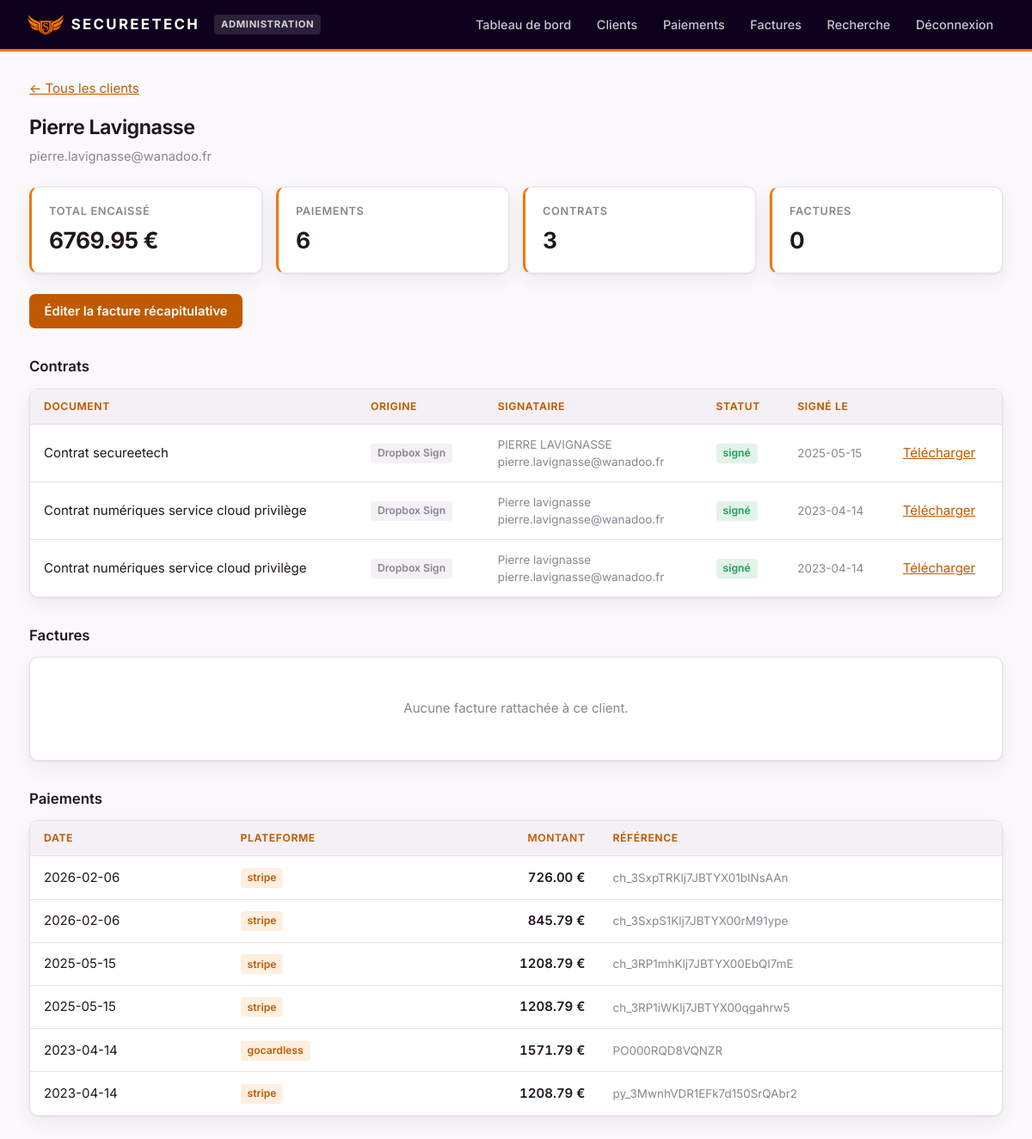
The app's page /client/Pierre Lavignasse (signed in) with its own data.
### tables this page shows
CREATE TABLE paiements (
        id INTEGER PRIMARY KEY AUTOINCREMENT,
        date_paiement TEXT NOT NULL,
        source TEXT NOT NULL,
        montant REAL NOT NULL,
        client_nom TEXT,
        email TEXT,
        statut TEXT DEFAULT 'pending',
        reference_externe TEXT,
        metadonnees TEXT,
        synchronise INTEGER DEFAULT 0,
        created_at TEXT DEFAULT CURRENT_TIMESTAMP
    , entite TEXT DEFAULT '');

CREATE TABLE contrats (
        id INTEGER PRIMARY KEY AUTOINCREMENT,
        signature_request_id TEXT UNIQUE,
        titre TEXT,
        objet TEXT,
        signataire_email TEXT,
        signataire_nom TEXT,
        statut TEXT,
        signe INTEGER,
        date_creation TEXT,
        date_signature TEXT
    , source TEXT DEFAULT 'dropbox_sign', fichier_local TEXT DEFAULT '');

### app.py (the view)
@app.route('/client/<client_nom>')
@admin_required
def detail_client(client_nom):
    paiements = database.obtenir_paiements_client(client_nom)
    total = sum(p['montant'] for p in paiements)
    sources = set(p['source'] for p in paiements)
    email = next((p['email'] for p in paiements if p.get('email')), '')
    contrats = database.obtenir_contrats_client(client_nom, email)
    factures_ext = database.obtenir_factures_client(client_nom, email)
    return render_template('client_detail.html',
                         factures_ext=factures_ext,
                         client_nom=client_nom,
                         paiements=paiements,
                         total=total,
                         sources=sources,
                         email=email,
                         contrats=contrats,
                         nb_paiements=len(paiements))

### app.py (called while the page is built)
def admin_required(f):
    @wraps(f)
    def decorated_function(*args, **kwargs):
        role = session.get('role')
        if not role:
            return redirect(url_for('connexion'))
        if role != 'admin':
            return redirect(url_for('recherche'))
        return f(*args, **kwargs)
    return decorated_function

@app.context_processor
def injecter_role():
    return {'role': session.get('role'), 'est_admin': session.get('role') == 'admin'}

### database.py (called while the page is built)
def get_connection():
    conn = sqlite3.connect(DATABASE_URL)
    conn.row_factory = sqlite3.Row
    return conn

def obtenir_paiements_client(client_nom):
    conn = get_connection()
    cursor = conn.cursor()
    cursor.execute(
        '''SELECT * FROM paiements
           WHERE LOWER(TRIM(client_nom)) = LOWER(TRIM(?))
           ORDER BY date_paiement DESC''',
        (client_nom,)
    )
    paiements = [dict(row) for row in cursor.fetchall()]
    conn.close()
    return paiements

def obtenir_contrats_client(client_nom, email=''):
    conn = get_connection()
    cursor = conn.cursor()
    cursor.execute('''
        SELECT * FROM contrats
        WHERE (? <> '' AND LOWER(TRIM(signataire_email)) = LOWER(TRIM(?)))
           OR LOWER(TRIM(signataire_nom)) = LOWER(TRIM(?))
        ORDER BY date_signature DESC, date_creation DESC
    ''', (email or '', email or '', client_nom or ''))
    contrats = [dict(r) for r in cursor.fetchall()]
    conn.close()
    return contrats

def obtenir_factures_client(client_nom, email=''):
    conn = get_connection()
    cursor = conn.cursor()
    try:
        cursor.execute("""
            SELECT * FROM factures_externes
            WHERE (? <> '' AND LOWER(TRIM(client_email)) = LOWER(TRIM(?)))
               OR (client_nom <> '' AND LOWER(TRIM(client_nom)) = LOWER(TRIM(?)))
            ORDER BY date_facture DESC
        """, (email or '', email or '', client_nom or ''))
        return [dict(r) for r in cursor.fetchall()]
    except Exception:
        return []
    finally:
        conn.close()

### templates/client_detail.html (shortened to what this page needs)
{% extends "base.html" %}
{% block content %}
<p style="margin-bottom:1rem;"><a href="{{ url_for('clients') }}">&larr; Tous les clients</a></p>
<h2>{{ client_nom }}</h2>
<p class="sous-titre">{{ email or 'Aucune adresse email connue' }}</p>
<div class="stats">
  <div class="stat"><div class="libelle">Total encaissé</div><div class="valeur">{{ "%.2f"|format(total) }} €</div></div>
  <div class="stat"><div class="libelle">Paiements</div><div class="valeur">{{ nb_paiements }}</div></div>
  <div class="stat"><div class="libelle">Contrats</div><div class="valeur">{{ contrats|length }}</div></div>
  <div class="stat"><div class="libelle">Factures</div><div class="valeur">{{ factures_ext|length }}</div></div>
</div>
<div style="margin:1.25rem 0;">
  <a class="bouton" href="{{ url_for('facture_client', client_nom=client_nom) }}">Éditer la facture récapitulative</a>
</div>
<h3>Contrats</h3>
<div class="carte">
  {% if contrats %}
  <table>
    <thead><tr><th>Document</th><th>Origine</th><th>Signataire</th><th>Statut</th><th>Signé le</th><th></th></tr></thead>
    <tbody>
      {% for ct in contrats %}
      <tr>
        <td>{{ ct.titre or ct.objet or 'Contrat' }}</td>
        <td><span class="tag gris">{{ 'SignNow' if ct.source == 'signnow' else 'Dropbox Sign' }}</span></td>
        <td class="discret">{{ ct.signataire_nom }}<br>{{ ct.signataire_email }}</td>
        <td>
          {% if ct.signe %}<span class="tag vert">signé</span>
          {% else %}<span class="tag gris">{{ ct.statut }}</span>{% endif %}
        </td>
        <td class="discret">{{ ct.date_signature or ct.date_creation }}</td>
        <td><a href="{{ url_for('contrat_pdf', request_id=ct.signature_request_id) }}">Télécharger</a></td>
      </tr>
      {% endfor %}
    </tbody>
  </table>
  {% else %}
  <div class="vide">Aucun contrat rattaché à ce client.</div>
  {% endif %}
</div>
<h3>Factures</h3>
<div class="carte">
  {% if factures_ext %}
  <table>
    <thead><tr><th>Numéro</th><th>Date</th><th>Statut</th><th class="num">Montant</th><th></th></tr></thead>
    <tbody>
      {% for f in factures_ext %}
      <tr>
        <td>{{ f.numero or f.facture_id }}</td>
        <td class="discret">{{ f.date_facture }}</td>
        <td>
          {% if f.statut == 'paid' %}<span class="tag vert">payée</span>
          {% else %}<span class="tag gris">{{ f.statut }}</span>{% endif %}
        </td>
        <td class="num">{{ "%.2f"|format(f.montant) }} {{ f.devise }}</td>
        <td>{% if f.lien_pdf %}<a href="{{ f.lien_pdf }}" target="_blank" rel="noopener">PDF</a>{% endif %}</td>
      </tr>
      {% endfor %}
    </tbody>
  </table>
  {% else %}
  <div class="vide">Aucune facture rattachée à ce client.</div>
  {% endif %}
</div>
<h3>Paiements</h3>
<div class="carte">
  <table>
    <thead><tr><th>Date</th><th>Plateforme</th><th class="num">Montant</th><th>Référence</th></tr></thead>
    <tbody>
      {% for p in paiements %}
      <tr>
        <td>{{ p.date_paiement }}</td>
        <td><span class="tag">{{ p.source }}</span></td>
        <td class="num">{{ "%.2f"|format(p.montant) }} €</td>
        <td class="discret">{{ p.reference_externe or '-' }}</td>
      </tr>
      {% endfor %}
    </tbody>
  </table>
</div>
{% endblock %}

### templates/base.html (style rules this page uses)
:root { --orange: #f07800; --orange-fonce: #c05a00; --violet: #2a0c52; --violet-nuit: #0e011d; --encre: #201620; --gris: #8a8590; --gris-clair: #f4f0f5; --bordure: #e6e0ea; --fond: #faf8fb; --blanc: #fff; --creme: #fbf1e7; --vert: #1f9d55; --rayon: 10px; --ombre: 0 1px 3px rgba(32,22,32,.07), 0 8px 24px rgba(32,22,32,.06); }
* { margin:0; padding:0; box-sizing:border-box; }
body { font-family:'Inter',-apple-system,BlinkMacSystemFont,'Segoe UI',sans-serif; background:var(--fond); color:var(--encre); font-size:15px; line-height:1.5; -webkit-font-smoothing:antialiased; }
h2 { font-size:1.45rem; font-weight:650; letter-spacing:-.02em; margin-bottom:.35rem; }
h3 { font-size:1.05rem; font-weight:600; margin:2rem 0 .75rem; }
.sous-titre { color:var(--gris); font-size:.92rem; margin-bottom:1.5rem; }
.carte { background:var(--blanc); border:1px solid var(--bordure); border-radius:var(--rayon); box-shadow:var(--ombre); overflow:hidden; }
.stats { display:grid; grid-template-columns:repeat(auto-fit,minmax(190px,1fr)); gap:1rem; margin:1.5rem 0; }
.stat { background:var(--blanc); border:1px solid var(--bordure); border-left:3px solid var(--orange); border-radius:var(--rayon); padding:1.1rem 1.25rem; box-shadow:var(--ombre); }
.stat .libelle { color:var(--gris); font-size:.8rem; text-transform:uppercase; letter-spacing:.05em; font-weight:600; }
.stat .valeur { font-size:1.65rem; font-weight:680; letter-spacing:-.02em; margin-top:.3rem; }
table { width:100%; border-collapse:collapse; background:var(--blanc); }
thead th { background:var(--gris-clair); color:var(--orange-fonce); font-size:.76rem; font-weight:650; text-transform:uppercase; letter-spacing:.05em; text-align:left; padding:.7rem 1rem; border-bottom:1px solid var(--bordure); white-space:nowrap; }
tbody td { padding:.8rem 1rem; border-bottom:1px solid var(--bordure); vertical-align:middle; }
tbody tr:last-child td { border-bottom:none; }
.num { text-align:right; font-variant-numeric:tabular-nums; font-weight:600; }
.discret { color:var(--gris); font-size:.84rem; }
.tag { display:inline-block; background:rgba(240,120,0,.12); color:var(--orange-fonce); padding:.15rem .5rem; border-radius:4px; font-size:.76rem; font-weight:600; margin-right:.25rem; }
.tag.vert { background:rgba(31,157,85,.12); color:var(--vert); }
.tag.gris { background:var(--gris-clair); color:var(--gris); }
button, .bouton { background:var(--orange-fonce); color:#fff; border:none; padding:.58rem 1.1rem; border-radius:7px; font-size:.92rem; font-weight:600; font-family:inherit; cursor:pointer; text-decoration:none; display:inline-block; white-space:nowrap; transition:background .15s; }
a { color:var(--orange-fonce); }
.vide { text-align:center; padding:3rem 1.5rem; color:var(--gris); }

### records on screen
paiements: email "pierre.lavignasse@wanadoo.fr", date_paiement "2026-02-06", source "stripe", montant "726.00", reference_externe "ch_3SxpTRKlj7JBTYX01bINsAAn"
contrats: titre "Contrat secureetech", source "Dropbox Sign", signataire_nom "PIERRE LAVIGNASSE", signataire_email "pierre.lavignasse@wanadoo.fr", signe "signé", date_signature "2025-05-15"
contrats: titre "Contrat numériques service cloud privilège", source "Dropbox Sign", signataire_nom "Pierre lavignasse", signataire_email "pierre.lavignasse@wanadoo.fr", signe "signé", date_signature "2023-04-14"
contrats: titre "Contrat numériques service cloud privilège", source "Dropbox Sign", signataire_nom "Pierre lavignasse", signataire_email "pierre.lavignasse@wanadoo.fr", signe "signé", date_signature "2023-04-14"
paiements: date_paiement "2026-02-06", source "stripe", montant "845.79", reference_externe "ch_3SxpS1Klj7JBTYX00rM91ype"
paiements: date_paiement "2025-05-15", source "stripe", montant "1208.79", reference_externe "ch_3RP1mhKlj7JBTYX00EbQI7mE"
paiements: date_paiement "2025-05-15", source "stripe", montant "1208.79", reference_externe "ch_3RP1iWKlj7JBTYX00qgahrw5"
paiements: date_paiement "2023-04-14", source "gocardless", montant "1571.79", reference_externe "PO000RQD8VQNZR"
paiements: date_paiement "2023-04-14", source "stripe", montant "1208.79", reference_externe "py_3MwnhVDR1EFk7d150SrQAbr2"

### other values on screen
{{ 'Administration' if est_admin else 'Commercial' }} "ADMINISTRATION"
{{ client_nom }} "Pierre Lavignasse"
{{ "%.2f"|format(total) }} "6769.95"
{{ nb_paiements }} "6"
{{ contrats|length }} "3"
{{ factures_ext|length }} "0"
